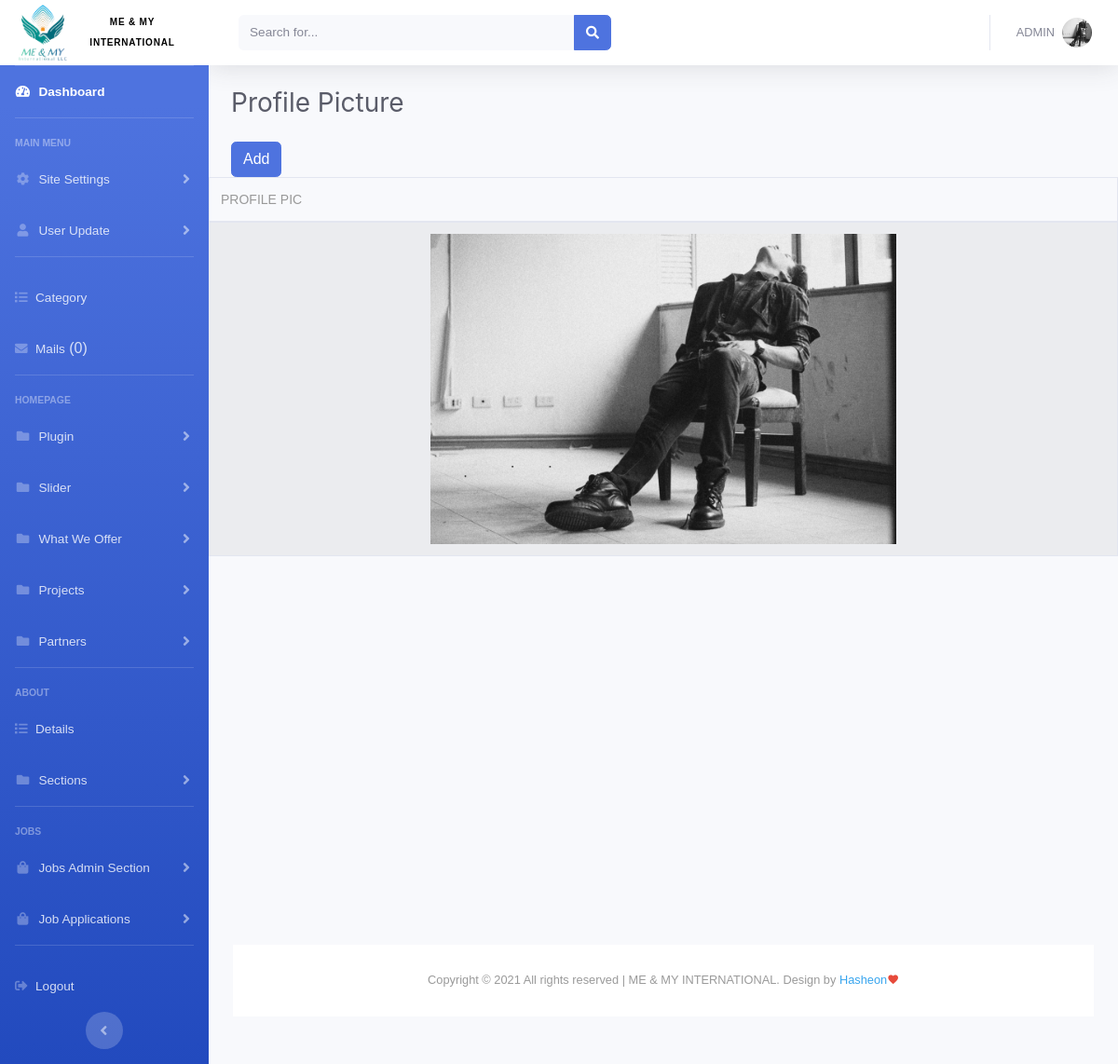
The page /127/userProfilePicUpdate.php (signed in) on the database its author committed.
### tables this page shows
CREATE TABLE `site_setting` (
  `site_setting_name` varchar(255) NOT NULL,
  `site_setting_title` varchar(255) NOT NULL,
  `site_setting_slogan` varchar(255) NOT NULL,
  `site_setting_adress` varchar(255) NOT NULL,
  `site_setting_phone` varchar(255) NOT NULL,
  `site_setting_email` varchar(255) NOT NULL,
  `site_setting_description` text NOT NULL,
  `site_setting_business_hour` text NOT NULL,
  `site_setting_logo` varchar(255) NOT NULL,
  `site_setting_icon` varchar(255) NOT NULL,
  `site_setting_last_update_date` varchar(255) NOT NULL,
  `site_setting_last_update_time` varchar(255) NOT NULL
);

CREATE TABLE `picci` (
  `picci_id` int(255) NOT NULL,
  `picci_full_name` varchar(255) NOT NULL,
  `picci_username` varchar(255) NOT NULL,
  `picci_password` varchar(255) NOT NULL,
  `picci_phone` varchar(255) NOT NULL,
  `picci_email` varchar(255) NOT NULL,
  `picci_address` varchar(255) NOT NULL,
  `picci_profile_pic` varchar(255) NOT NULL,
  `picci_user_type` varchar(255) NOT NULL,
  `picci_supreme` varchar(255) NOT NULL,
  `picci_account_creation_date` varchar(255) NOT NULL
);

### 127/userProfilePicUpdate.php (the view, shortened to what this page needs)
<?php include("header.inc.php"); ?>
                <div class="container-fluid">
                    <h1 class="h3 mb-4 text-gray-800">Profile Picture</h1>
                    <a class="btn btn-primary" href="javascript:void(0);" data-toggle="modal" data-target="#profilePicUpdate">Add</a>
                        </div>
                    <div class="uk-overflow-auto">
    <table class="uk-table uk-table-hover uk-table-middle uk-table-divider uk-table-responsive table table-bordered table-striped mb-0" id="datatable-tabletools">
        <thead>
            <tr>
                <th class="uk-width-expand">Profile Pic</th>
            </tr>
        </thead>
            <tbody>
<?php
    $picciQuery = $db->query("SELECT * FROM picci ORDER BY picci_id DESC") or die('could not search!');
        while ($row = mysqli_fetch_array($picciQuery)) {
            $picci_profile_pic = $row['picci_profile_pic'];
?>
                <tr class="text-center">
                    <td><img src="../images/users/<?php echo $picci_profile_pic; ?>" alt="profile picture" width="500px"></td>
                </tr>
<?php } ?>
            </tbody>
        </table>
</div>
                </div>
<?php include("footer.inc.php"); ?>

### 127/header.inc.php (shortened to what this page needs)
<?php include ("../core.php");
?>
<!DOCTYPE html>
<html lang="en">
<head>
    <link href="vendor/fontawesome-free/css/all.min.css" rel="stylesheet" type="text/css">
    <link href="../css/materialdesignicons.min.css" rel="stylesheet" type="text/css" />
    <link href="../css/uikit.min.css" rel="stylesheet" type="text/css">
    <link href="css/sb-admin-2.min.css" rel="stylesheet">
    <link href="css/sample.css" rel="stylesheet">
</head>
<body id="page-top">
    <div id="wrapper">
        <ul class="navbar-nav bg-gradient-primary sidebar sidebar-dark accordion" id="accordionSidebar">
        <?php
    $site_setting_query = $db->query("SELECT * FROM site_setting") or die('could not search!');
        while ($row = mysqli_fetch_array($site_setting_query)) {
            $site_setting_name = $row['site_setting_name'];
            $site_setting_icon = $row['site_setting_icon'];
?>
            <a style="
    background: #fff;
    color: #000;
" class="sidebar-brand d-flex align-items-center justify-content-center" href="../index.php"><img class="dashLogoMob" src="../images/<?php echo $site_setting_icon; ?>" alt="<?php echo $site_setting_name; ?>" width="60px">
                <div class="sidebar-brand-text mx-0"style="
    font-size: 10px;
"><?php echo $site_setting_name?></div>
            </a>
<?php } ?>
            <hr class="sidebar-divider my-0">
            <li class="nav-item active">
                <a class="nav-link" href="index.php">
                    <i class="fas fa-fw fa-tachometer-alt"></i>
                    <span>Dashboard</span></a>
            </li>
            <hr class="sidebar-divider">
            <div class="sidebar-heading">
                Main Menu
            </div>
            <li class="nav-item">
                <a class="nav-link collapsed" href="#" data-toggle="collapse" data-target="#siteSettings"
                    aria-expanded="true" aria-controls="collapseTwo">
                    <i class="fas fa-fw fa-cog"></i>
                    <span>Site Settings</span>
                </a>
            </li>
            <li class="nav-item">
                <a class="nav-link collapsed" href="#" data-toggle="collapse" data-target="#userInfoUpdate"
                    aria-expanded="true" aria-controls="userInfoUpdate">
                    <i class="fas fa-fw fa-user"></i>
                    <span>User Update</span>
                </a>
            </li>
    <hr class="sidebar-divider d-none d-md-block">
            <li class="nav-item">
                <a class="nav-link" href="listCategory.php">
                    <i class="fas fa-list"></i>
                    <span>Category</span>
                </a>
            </li>
<?php
	$mailQuery = $db->query("SELECT * FROM contact ORDER BY contact_id DESC");
	$mailCount = mysqli_num_rows($mailQuery);
?>
            <li class="nav-item">
                <a class="nav-link" href="listContact.php">
                    <i class="fas fa-envelope"></i>
                    <span>Mails</span> (<?php echo $mailCount; ?>)
                </a>
            </li>
            <hr class="sidebar-divider">
            <div class="sidebar-heading">
                Homepage
            </div>
            <li class="nav-item">
                <a class="nav-link collapsed" href="#" data-toggle="collapse" data-target="#Plugin"
                    aria-expanded="true" aria-controls="Plugin">
                    <i class="fas fa-fw fa-folder"></i>
                    <span>Plugin</span>
                </a>
            </li>
            <li class="nav-item">
                <a class="nav-link collapsed" href="#" data-toggle="collapse" data-target="#Slider"
                    aria-expanded="true" aria-controls="Slider">
                    <i class="fas fa-fw fa-folder"></i>
                    <span>Slider</span>
                </a>
            </li>
            <li class="nav-item">
                <a class="nav-link collapsed" href="#" data-toggle="collapse" data-target="#whatWeOffer"
                    aria-expanded="true" aria-controls="whatWeOffer">
                    <i class="fas fa-fw fa-folder"></i>
                    <span>What We Offer</span>
                </a>
            </li>
            <li class="nav-item">
                <a class="nav-link collapsed" href="#" data-toggle="collapse" data-target="#Projects"
                    aria-expanded="true" aria-controls="Projects">
                    <i class="fas fa-fw fa-folder"></i>
                    <span>Projects</span>
                </a>
            </li>
            <li class="nav-item">
                <a class="nav-link collapsed" href="#" data-toggle="collapse" data-target="#Partners"
                    aria-expanded="true" aria-controls="Partners">
                    <i class="fas fa-fw fa-folder"></i>
                    <span>Partners</span>
                </a>
            </li>
            <hr class="sidebar-divider d-none d-md-block">
            <div class="sidebar-heading">
                About
            </div>
            <li class="nav-item">
                <a class="nav-link" href="aboutDetails.php">
                    <i class="fas fa-list"></i>
                    <span>Details</span>
                </a>
            </li>
            <li class="nav-item">
                <a class="nav-link collapsed" href="#" data-toggle="collapse" data-target="#About"
                    aria-expanded="true" aria-controls="About">
                    <i class="fas fa-fw fa-folder"></i>
                    <span>Sections</span>
                </a>
            </li>
        <hr class="sidebar-divider d-none d-md-block">
        <div class="sidebar-heading">
            Jobs
        </div>
        <li class="nav-item">
            <a class="nav-link collapsed" href="#" data-toggle="collapse" data-target="#Jobs"
                aria-expanded="true" aria-controls="Jobs">
                <i class="fas fa-fw fa-shopping-bag"></i>
                <span>Jobs Admin Section</span>
            </a>
        </li>
        <li class="nav-item">
            <a class="nav-link collapsed" href="#" data-toggle="collapse" data-target="#Applications"
                aria-expanded="true" aria-controls="Applications">
                <i class="fas fa-fw fa-shopping-bag"></i>
                <span>Job Applications</span>
            </a>
        </li>
            <hr class="sidebar-divider d-none d-md-block">
            <li class="nav-item">
                <a class="nav-link" href="#" data-toggle="modal" data-target="#logoutModal">
                    <i class="fas fa-sign-out-alt"></i>
                    <span>Logout</span></a>
            </li>
            <div class="text-center d-none d-md-inline">
                <button class="rounded-circle border-0" id="sidebarToggle"></button>
            </div>
        </ul>
        <div id="content-wrapper" class="d-flex flex-column">
            <div id="content">
                <nav class="navbar navbar-expand navbar-light bg-white topbar mb-4 static-top shadow">
                    <form
                        class="d-none d-sm-inline-block form-inline mr-auto ml-md-3 my-2 my-md-0 mw-100 navbar-search">
                        <div class="input-group">
                            <input type="text" class="form-control bg-light border-0 small" placeholder="Search for..."
                                aria-label="Search" aria-describedby="basic-addon2">
                            <div class="input-group-append">
                                <button class="btn btn-primary" type="button">
                                    <i class="fas fa-search fa-sm"></i>
                                </button>
                            </div>
                        </div>
                    </form>
                    <ul class="navbar-nav ml-auto">
                        <li class="nav-item dropdown no-arrow">
                            <a class="nav-link dropdown-toggle" href="#" id="userDropdown" role="button"
                                data-toggle="dropdown" aria-haspopup="true" aria-expanded="false">
                                <span class="mr-2 d-none d-lg-inline text-gray-600 small text-uppercase"><?php echo $_SESSION['user']['picci_full_name']; ?></span>
                                <img class="img-profile rounded-circle"
                                    src="../images/users/<?php echo $_SESSION['user']['picci_profile_pic']; ?>">
                            </a>
                        </li>
                    </ul>
                </nav>

### 127/footer.inc.php (shortened to what this page needs)
            <footer class="sticky-footer bg-white">
                <div class="container my-auto">
                    <div class="copyright text-center my-auto">
        <?php
    $site_setting_query = $db->query("SELECT * FROM site_setting") or die('could not search!');
        while ($row = mysqli_fetch_array($site_setting_query)) {
            $site_setting_name = $row['site_setting_name'];
?>
                        <span>Copyright &copy; <?php echo date('Y');?> All rights reserved | <span class="text-uppercase"><?php echo $site_setting_name?></span>. Design  by <a href="https://hasheon.com">Hasheon</a><i class="mdi mdi-heart text-danger"></i></span>
<?php } ?>
                    </div>
                </div>
            </footer>
        </div>
    </div>
</body>
</html>

### 127/css/sample.css (style rules this page uses)
:root { --ck-sample-base-spacing: 2em; --ck-sample-color-white: #fff; --ck-sample-color-green: #279863; }
body, html { padding: 0; margin: 0; font-family: sans-serif, Arial, Verdana, "Trebuchet MS", "Apple Color Emoji", "Segoe UI Emoji", "Segoe UI Symbol"; font-size: 16px; line-height: 22px; }
body { height: 100%; color: #2D3A4A; background-image: url(../img/bg.png); background-repeat: no-repeat; background-position: 50% 100%; background-size: 100% auto; }
body * { box-sizing: border-box; }
a { color: #38A5EE; }
footer { margin: calc(2*var(--ck-sample-base-spacing)) var(--ck-sample-base-spacing); font-size: .8em; text-align: center; color: rgba(0,0,0,.4); }

### rows shown on the page
site_setting: site_setting_icon (picture), site_setting_name "ME & MY INTERNATIONAL"
picci: picci_profile_pic (picture)

### other values the page prints
$mailCount "0"
$_SESSION['user']['picci_full_name'] "ADMIN"
